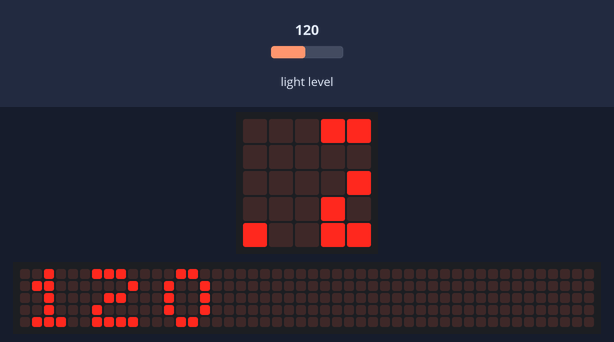
This program was run on a simulated BBC micro:bit (MakeCode). On the bench: the board's 5×5 LED display, a strip that is not on the board, showing the scrolling text unrolled. The test bench sets the inputs (shaded band); at power-on: light level 120. The 48×5 strip is a reading aid, not a part: it shows the text the display is scrolling, unrolled, one strip-width of it at a time.

Above: at 4.07 s.
4.1 s: light level set to 5
At 9.8 s:
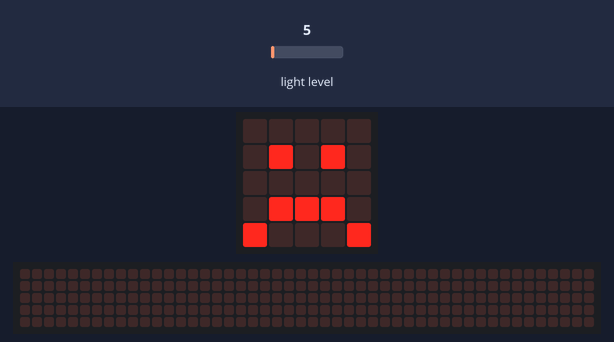
12.5 s: light level set to 128
At 14.0 s:
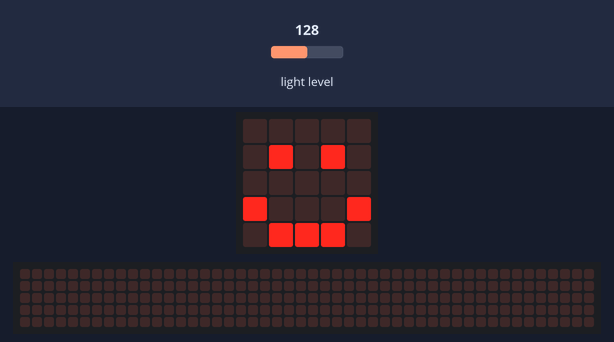
17.8 s: light level set to 64
At 24.68 s:
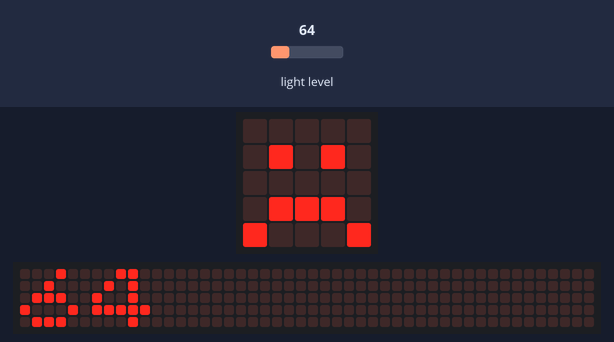

Measured:
- after the input at 4.1 s, the display: first differs from a run without the input after 4.3 s (image 1)
- after the input at 12.5 s, the display: changes after 1.3 s (image 2)
- after the input at 17.8 s, the display: first differs from a run without the input after 4.2 s (image 3 shows a later state)
- what the display in image 1 shows lasts 2.6 s, from 8.4 s to 11.0 s

The program:

main.ts
```typescript
basic.showIcon(IconNames.Yes)
basic.pause(2000)
basic.clearScreen()
basic.pause(200)
basic.forever(function () {
    basic.showNumber(input.lightLevel())
    basic.pause(2000)
    if (input.lightLevel() < 100) {
        basic.showIcon(IconNames.Sad)
        basic.pause(2000)
    } else {
        basic.showIcon(IconNames.Happy)
        basic.pause(2000)
    }
})
```

test.ts
```typescript
// testes vão aqui; isto não será compilado quando este pacote for usado como uma extensão.
```
